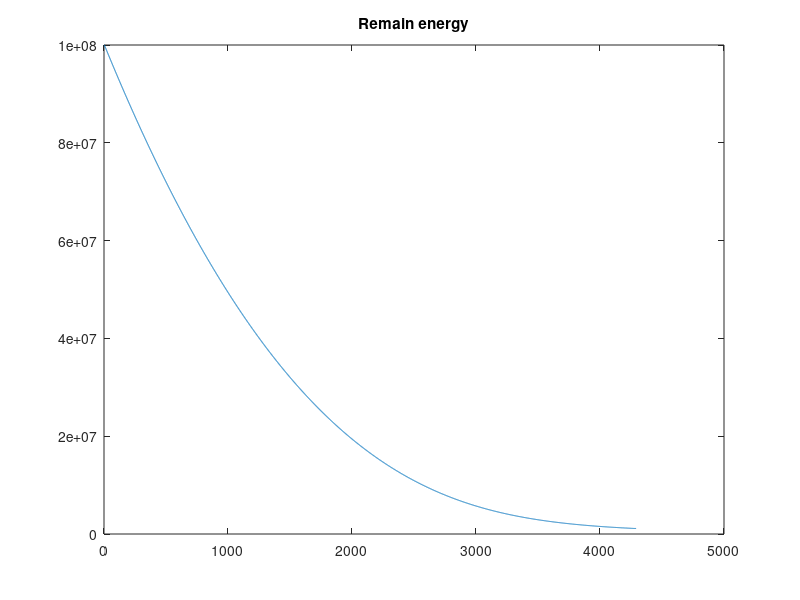
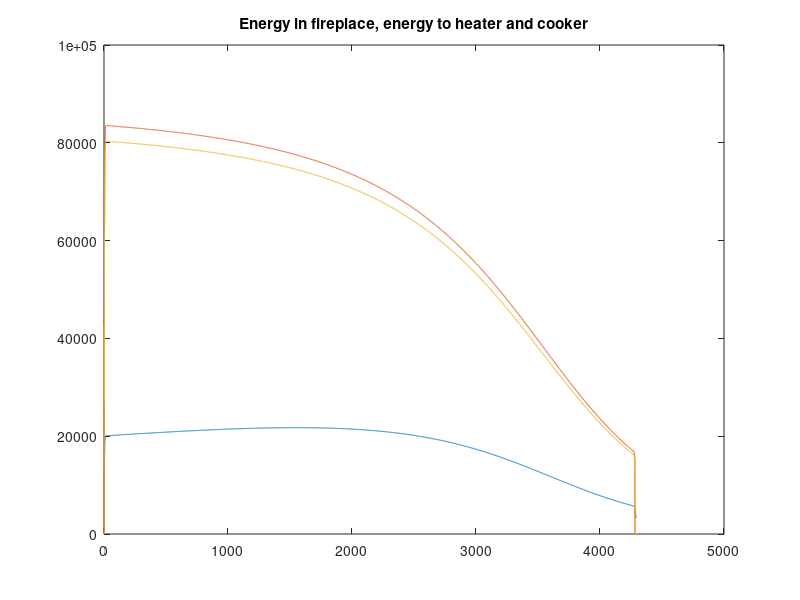
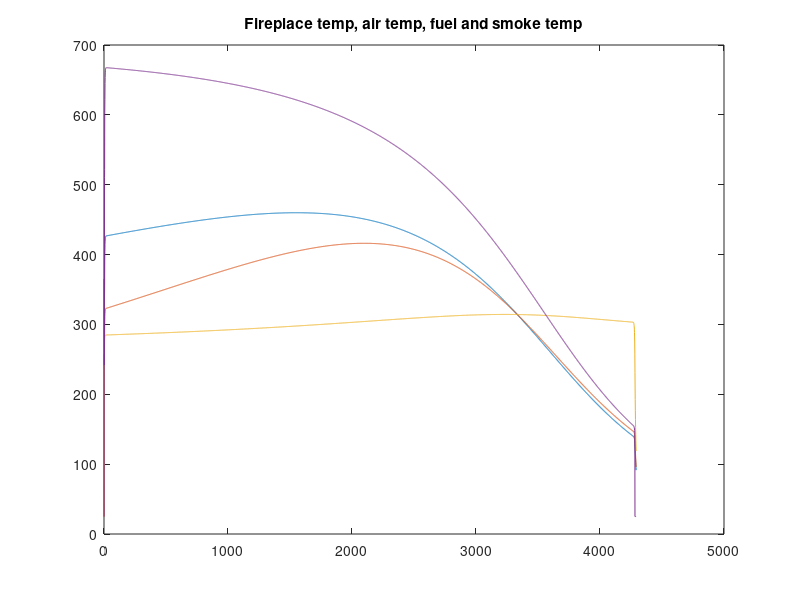
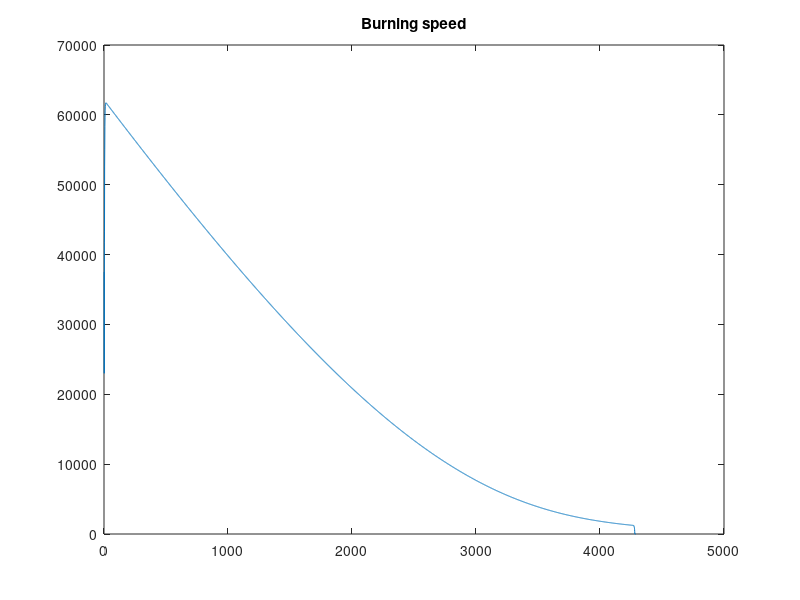

These charts were generated, in order, by the following MATLAB code:
time_divider = 1;

# fuel params
fuel.fuel_energy = 100e6;
fuel.remain_energy = 100e06;
fuel.degree_energy = 1000;
fuel.energy = 250000;
##fuel.fuel_energy = 10e6;
##fuel.remain_energy = 10e06;
##fuel.degree_energy = 100;
##fuel.energy = 25000;
fuel.coef_surface_vaporing = 0.2;
fuel.coef_energy_to_vapor = 0.4;
fuel.coef_air_need = 0.5;
fuel.coef_smoke_generate = 17.5;
fuel.coef_flame_to_fuel = 20;
fuel.coef_air_to_fuel = 5;
fuel.coef_fireplace_to_fuel = 10;
fuel.vaporing_temp = 260;
# smoke = energy_in_vapor*fuel.coef_smoke_generate + energy_in_vapor*coef_air_need
# smoke = energy_in_vapor*(fuel.coef_smoke_generate + fuel.coef_air_need)
# flame_temp = energy_in_vapor/(smoke*fireplace.air_unit_degree_energy)
# flame_temp = 1/((fuel.coef_smoke_generate + fuel.coef_air_need)*fireplace.air_unit_degree_energy)
fuel.flame_temp = 1100; # wood for smoke_gen 17.5 and air_need 0.5 and unit_degree_energy 5e-5

# fireplace data and params
fireplace.energy = 0;
fireplace.degree_energy = 50;

fireplace.coef_energy_to_vaporing = 0.2;
fireplace.air = 500000;
fireplace.air_energy = 0;
fireplace.air_unit_degree_energy = 5e-5;

fireplace.coef_fuel_transfer = 25;
fireplace.coef_air_lost = 5;
fireplace.coef_to_air = 25;
fireplace.coef_smoke_to_heater = 130;
fireplace.coef_smoke_to_cooker = 125;
fireplace.coef_smoke_to_air = 300;

heater_temp = 25; # 50k
cooker_temp = 25; # 30k

function printPlots(data)
  length(data.remain)
  
  hold off
  figure(1)
  plot(data.remain)
  title("Remain energy")
  figure(2)
  plot(data.energy)
  hold on
  plot(data.heater)
  plot(data.cooker)
  title("Energy in fireplace, energy to heater and cooker")
  hold off
  figure(3)
  plot(data.temp_fireplace)
  hold on
  plot(data.temp_air)
  plot(data.temp_fuel)
  plot(data.temp_smoke)
  title("Fireplace temp, air temp, fuel and smoke temp")
  hold off
  figure(4)
  plot(-diff(data.remain))
  title("Burning speed")
  figure(5)
  plot(data.profit)
  hold on
  plot(data.lost)
  plot(data.wasted)
  title("Energy profit, lost and wasted")
  hold off
  figure(6)
  plot(data.air_need)
  title("Air need")
endfunction

# t1 = e1/de1
# t2 = e2/de2
# move_12 = (t1-t2)*coef
# t*de1 + t*de2 = e1 + e2
# t(de1+de2) = e1 + e2
# move_max = t*de2 - t2*de2 = t1*de1 - t*de1

function move_energy = max_move_energy(e1, de1, e2, de2, coef)
  t1 = e1/de1;
  t2 = e2/de2;
  move_energy = (t1-t2)*coef;
  t = (e1 + e2)/(de1 + de2);
  move_max = t*de2 - t2*de2;
  if (t1>t2)
    if (move_energy>move_max)
      move_energy = move_max;
    endif
  else
    if (move_energy<move_max)
      move_energy = move_max;
    endif
  endif
endfunction

  

data.remain = [fuel.remain_energy];
data.energy= [fireplace.energy];
data.heater = [0];
data.cooker = [0];
data.profit = [0];
data.lost = [0];
data.wasted = [0];
data.temp_fireplace = [25];
data.temp_air = [25];
data.temp_fuel = [25];
data.temp_smoke = [25];
data.air_need = [0];

break_counter = 10;

while fuel.remain_energy > 0
  fuel_part_volume = fuel.remain_energy/fuel.fuel_energy;
  fuel_temp = (fuel.energy/(fuel.degree_energy*fuel_part_volume))+25;
  energy_for_vaporing = 0;
  energy_to_vapor = 0;
  smoke_energy = 0;
  smoke = 1;
  if (fuel_temp>fuel.vaporing_temp)
    energy_for_vaporing = (fuel_temp-fuel.vaporing_temp)*fuel.degree_energy*fuel_part_volume;
    
    surface = power(fuel.remain_energy, 2/3);
    max_energy_to_vapor = surface*fuel.coef_energy_to_vapor;
    if (max_energy_to_vapor>fuel.remain_energy)
      max_energy_to_vapor = fuel.remain_energy;
    endif
    max_vaporing_energy = max_energy_to_vapor*fuel.coef_energy_to_vapor;
    if (energy_for_vaporing>max_vaporing_energy)
      energy_for_vaporing = max_vaporing_energy;
    endif
    
    energy_to_vapor = energy_for_vaporing/fuel.coef_energy_to_vapor;
    
    remain_energy = fuel.remain_energy - energy_to_vapor;
    energy = fuel.energy - energy_for_vaporing;
    fuel.remain_energy = fuel.remain_energy - energy_to_vapor*time_divider;
    fuel.energy = fuel.energy - energy_for_vaporing;
    fuel.energy = fuel.remain_energy*(energy/remain_energy);
    
    if fuel.remain_energy < 0
      fuel.remain_energy = 0;
    endif
    
    # burning
    air_need = energy_to_vapor*fuel.coef_air_need;
    energy_wasted = 0;
    if (air_need > fireplace.air)
      air_need = fireplace.air;
      energy_wasted = (air_need-fireplace.air)/fuel.coef_air_need;
    endif
    energy_profit = air_need/fuel.coef_air_need;
    
    smoke = energy_to_vapor*fuel.coef_smoke_generate + air_need;
    
    # flame to fuel
    smoke_degree_energy = fireplace.air_unit_degree_energy*smoke;
    air_part = air_need/fireplace.air;
    flame_energy = energy_profit;
    fuel_part_volume = fuel.remain_energy/fuel.fuel_energy;
    fuel_temp = (fuel.energy/(fuel.degree_energy*fuel_part_volume))+25;
    fuel_part_surface = power(fuel.remain_energy, 2/3)/power(fuel.fuel_energy, 2/3);
    add_fuel_energy = (fuel.flame_temp-fuel_temp)*fuel.coef_flame_to_fuel*fuel_part_surface;
    coef_flame_to_fuel = fuel.coef_flame_to_fuel*fuel_part_surface;
    fuel_degree_energy = fuel.degree_energy*fuel_part_volume;
    add_fuel_energy = max_move_energy(flame_energy, smoke_degree_energy, fuel.energy, fuel_degree_energy, coef_flame_to_fuel);
    
    fuel.energy = fuel.energy + add_fuel_energy;
    smoke_energy = flame_energy - add_fuel_energy;
    
    coef_part = (fireplace.air-air_need)/(2*smoke+fireplace.air-air_need);
    
    smoke_degree_energy = fireplace.air_unit_degree_energy*smoke;
    air_degree_energy = fireplace.air_unit_degree_energy*fireplace.air;
    coef_smoke_to_air = fireplace.coef_smoke_to_air*coef_part;
    add_air_energy = max_move_energy(smoke_energy, smoke_degree_energy, fireplace.air_energy, air_degree_energy, coef_smoke_to_air);
    smoke_energy = smoke_energy - add_air_energy;
    fireplace.air_energy = fireplace.air_energy + add_air_energy;
  endif
  
  # conduct temp in fireplace
  fuel_degree_energy = fuel.degree_energy*fuel_part_volume;
  coef_fireplace_to_fuel = (fireplace.coef_fuel_transfer+fuel.coef_fireplace_to_fuel)*fuel_part_surface;
  energy_from_fireplace_to_fuel = max_move_energy(fireplace.energy, fireplace.degree_energy, fuel.energy, fuel_degree_energy, coef_fireplace_to_fuel);
  coef_smoke_to_air = fuel.coef_air_to_fuel*fuel_part_surface;
  energy_from_air_to_fuel = max_move_energy(smoke_energy, smoke_degree_energy, fuel.energy, fuel_degree_energy, coef_smoke_to_air);
  fuel.energy = fuel.energy + energy_from_fireplace_to_fuel + energy_from_air_to_fuel;
  fireplace.energy = fireplace.energy - energy_from_fireplace_to_fuel;
  fireplace.air_energy = fireplace.air_energy - energy_from_air_to_fuel;
  
  # conduct to heater, cooker
  smoke_temp = (smoke_energy/(fireplace.air_unit_degree_energy*smoke))+25;
  air_temp = (fireplace.air_energy/(fireplace.air_unit_degree_energy*fireplace.air))+25;
  fireplace_temp = (fireplace.energy/fireplace.degree_energy)+25;
  
  energy_lost = (fireplace_temp-25)*fireplace.coef_air_lost;
  energy_to_air = (fireplace_temp-air_temp)*fireplace.coef_to_air;
  energy_to_heater = (smoke_temp - heater_temp)*fireplace.coef_smoke_to_heater;
  energy_to_cooker = (smoke_temp - cooker_temp)*fireplace.coef_smoke_to_cooker;
  
  fireplace.energy = fireplace.energy - energy_lost - energy_to_air;
  fireplace.air_energy = fireplace.air_energy + energy_to_air;
  
  data.remain(end+1) = fuel.remain_energy;
  data.energy(end+1) = fireplace.energy;
  data.heater(end+1) = energy_to_heater;
  data.cooker(end+1) = energy_to_cooker;
  data.profit(end+1) = energy_profit;
  data.lost(end+1) = energy_lost;
  data.wasted(end+1) = energy_wasted;
  data.temp_fireplace(end+1) = (fireplace.energy/fireplace.degree_energy)+25;
  data.temp_air(end+1) = (fireplace.air_energy./(fireplace.air_unit_degree_energy*fireplace.air))+25;
  data.temp_fuel(end+1) = (fuel.energy/(fuel.degree_energy*fuel_part_volume))+25;
  data.temp_smoke(end+1) = smoke_temp;
  data.air_need(end+1) = air_need;
  
  if (fireplace.energy<=0) || ((data.remain(end-1)-data.remain(end))<=0)
    break_counter--;
  endif
  if (break_counter==0)
    break
  endif
endwhile

printPlots(data)
